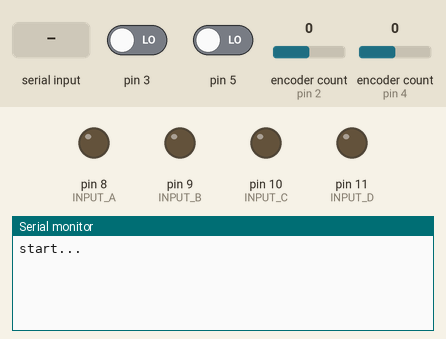
Recording of a sketch running on a simulated Arduino Uno, built with avr-gcc and run on an emulated ATmega328P. On the bench: output pins drawn as LEDs (lit = HIGH), the last lines printed to the serial monitor. Inputs (shaded band) come from the test bench; at power-on: encoder count (sensors on pin 2, pin 4) 0, pin 3 LOW, pin 5 LOW.

Above: at 1.2 s.
1.3 s: encoder count (sensor on pin 2) set to 1
At 1.8 s:
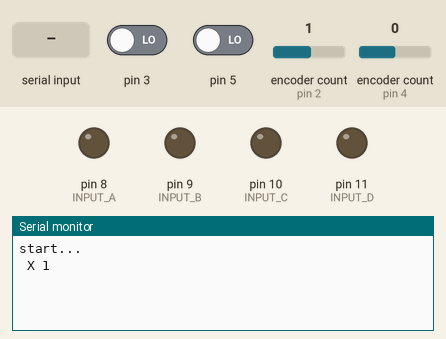
2.8 s: encoder count (sensor on pin 4) set to 1
At 4.0 s:
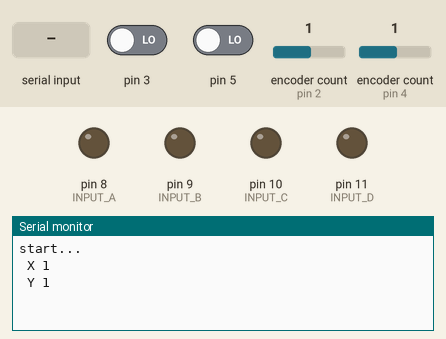
4.3 s: "se" received over Serial
At 5.4 s:
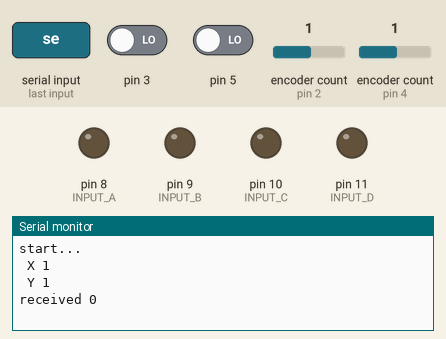

Measured:
- after the input at 1.3 s, the serial monitor: prints a new line at once (image 1)
- after the input at 2.8 s, the serial monitor: prints a new line at once (image 2)
- after the input at 4.3 s, the serial monitor: prints a new line at once (image 3)

The sketch:

motorsXY.ino
```cpp
// find excellent rotary library under https://github.com/brianlow/Rotary
#include <rotary.h>

// define input pins for LD293D
#define INPUT_A 8
#define INPUT_B 9
#define INPUT_C 10
#define INPUT_D 11

// create two rotary objects
Rotary r = Rotary(2, 3);
Rotary r2 = Rotary(4, 5);

// this is current position for motors
volatile int posX, posY;

int targetX, targetY;

void setup (){
  Serial.begin(9600);
  Serial.println("start...");

  // declare inputs for LD293D
  pinMode(INPUT_A, OUTPUT);
  pinMode(INPUT_B, OUTPUT);
  pinMode(INPUT_C, OUTPUT);
  pinMode(INPUT_D, OUTPUT);

  // settings for rotary encoders
  PCICR |= (1 << PCIE2) | (1 << PCIE1);
  PCMSK2 |= (1 << PCINT18) | (1 << PCINT19) | (1 << PCINT20) | (1 << PCINT21);
  sei();

}


void loop (){


}

#define MAX_RCV_BYTES 5 // define length of messages, for example x1234 is 5 bytes long

/// serial handler
void serialEvent(){
  // Serial handler is activates when there is something in serial port
  // idea is to send coordinates in format :
  // x100e
  // y2452e
  // s
  // letter 'e' is for end, that's delimiter, s - is for stop
  //
  // read serial port until letter 'e' than put infos in mem array
  char mem[MAX_RCV_BYTES];

  Serial.readBytesUntil('e', mem, MAX_RCV_BYTES);
  // after this FIFO will be empty

  // print contents of mem
  //  for (int i=0; i<MAX_RCV_BYTES; i++)
  //    Serial.println(mem[i]);

  // Convert from characters to integers
  // first caracter is letter so create a new list without him
  char nmbr[MAX_RCV_BYTES-1]; // new array only for numbers
  for (int i=0; i<MAX_RCV_BYTES-1; i++)
    nmbr[i] = mem[i+1];

  int number = atoi(nmbr); // convert caracters to numbers

  Serial.print("received "); // print what is received
  Serial.println(number);

  switch(mem[0]) {

  case 'x' :
    targetX = number;
    break;

  case 'y' :
    targetY = number;
    break;

  case 's' : // stop

    break;

  case 'r' : // reset to initial position

    break;


  }

}

ISR(PCINT2_vect) {
  char result = r.process();
  char result2 = r2.process();
  if (result) {

    if (result == DIR_CW) {
      posX++;
    }
    else {
      posX--;
    }
    Serial.print(" X ");
    Serial.println(posX);
  }

  if (result2) {
    if (result2 == DIR_CW) {
      posY++;
    }
    else {
      posY--;
    }
    Serial.print(" Y ");
    Serial.println(posY);

    //Serial.println(result2 == DIR_CW ? "2Right" : "2Left");
  }
}

void motorForward(int motorXY) { // enter 'X' or 'Y'
  if ((motorXY=='X') || (motorXY=='x')) {
    digitalWrite(INPUT_A, HIGH);
    digitalWrite(INPUT_B, LOW);
  }
  else if ((motorXY=='Y') || (motorXY=='y')) {
    digitalWrite(INPUT_C, HIGH);
    digitalWrite(INPUT_D, LOW);
  }

}

void motorBackward(int motorXY) {
  if ((motorXY=='X') || (motorXY=='x')) {
    digitalWrite(INPUT_A, LOW);
    digitalWrite(INPUT_B, HIGH);
  }
  else if ((motorXY=='Y') || (motorXY=='y')) {
    digitalWrite(INPUT_C, LOW);
    digitalWrite(INPUT_D, HIGH);
  }
}

void motorStop(int motorXY) {
  if ((motorXY=='X') || (motorXY=='x')) {
    digitalWrite(INPUT_A, LOW);
    digitalWrite(INPUT_B, LOW);
  }
  else if ((motorXY=='Y') || (motorXY=='y')) {
    digitalWrite(INPUT_C, LOW);
    digitalWrite(INPUT_D, LOW);
  }
}
```
